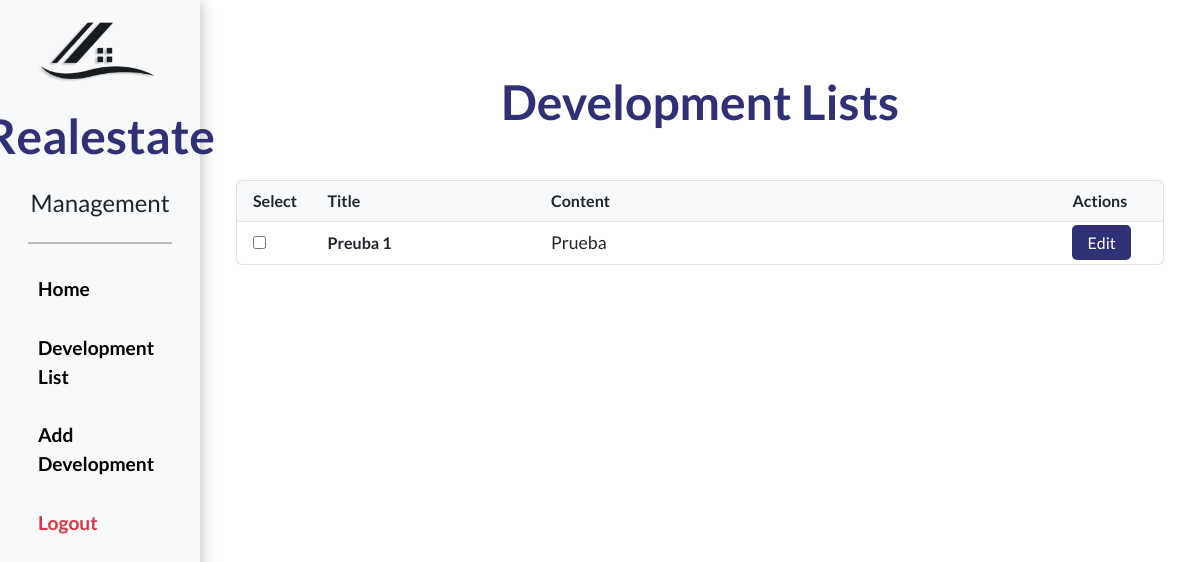
The app's page /management/ (signed in), older data.
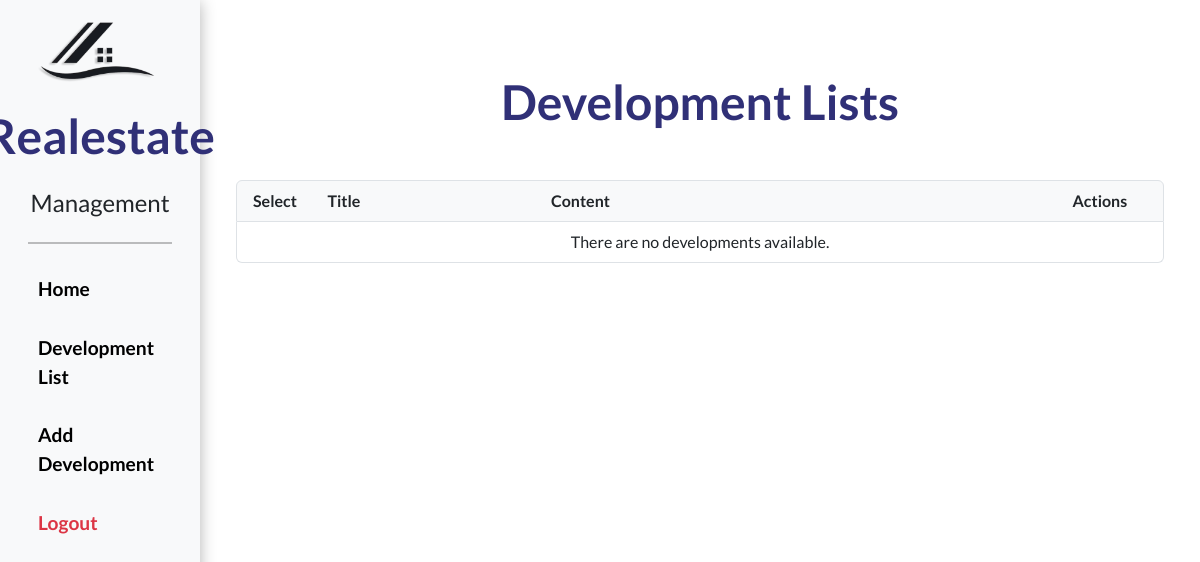
The same page, newer data.
### realestate/models.py (models this page shows, shortened)
class development(models.Model):
    title = models.CharField(max_length=50)
    content = models.CharField(max_length=200)
    image = models.ImageField(upload_to='developments')
    brochurePaper = models.FileField(upload_to='developments_pdfs/')
    created = models.DateTimeField(auto_now_add=True)
    updated = models.DateTimeField(auto_now=True)
    class Meta:
        verbose_name = 'development'
        verbose_name_plural = 'developments'

### realestate/views.py (the view, shortened to what this page needs)
# urls.py: path('management/', views.management, name='management'),
@login_required(login_url='login')
def management(request):
    developments = development.objects.all()
    return render(request, 'realestate/management.html', {
        'developments': developments
    })

### realestate/templates/realestate/management.html (shortened to what this page needs)
{% extends "realestate/layout_development.html" %}
{% block content %}
<div class="container mt-5">
    <h1 class="text-center mb-4 logo-text">Development Lists</h1>
    <form method="post" action="{% url 'management' %}">
        <ul class="list-group">
            <li class="list-group-item d-flex justify-content-between align-items-center fw-bold bg-light">
                <div class="col-1">Select</div>
                <div class="col-3">Title</div>
                <div class="col-7">Content</div>
                <div class="col-1">Actions</div>
            </li>
            {% for dev in developments %}
            <li class="list-group-item d-flex justify-content-between align-items-center">
                <div class="col-1">
                    <input type="checkbox" name="development_ids" value="{{ dev.id }}">
                </div>
                <div class="col-3">
                    <strong>{{ dev.title }}</strong>
                </div>
                <div class="col-7">
                    <p class="mb-0 text-truncate" title="{{ dev.content }}">{{ dev.content }}</p>
                </div>
                <div class="col-1">
                    <a href="{% url 'edit_development' dev.id %}" class="edit-btn">
                        Edit
                    </a>
                </div>
            </li>
            {% empty %}
            <li class="list-group-item text-center">
                There are no developments available.
            </li>
            {% endfor %}
        </ul>
    </form>
</div>
{% endblock %}

Row changes from the older to the newer data that the page shows:
removed development: title "Preuba 1", content "Prueba"
Text that changed along with them:
text now shown: "There are no developments available."
